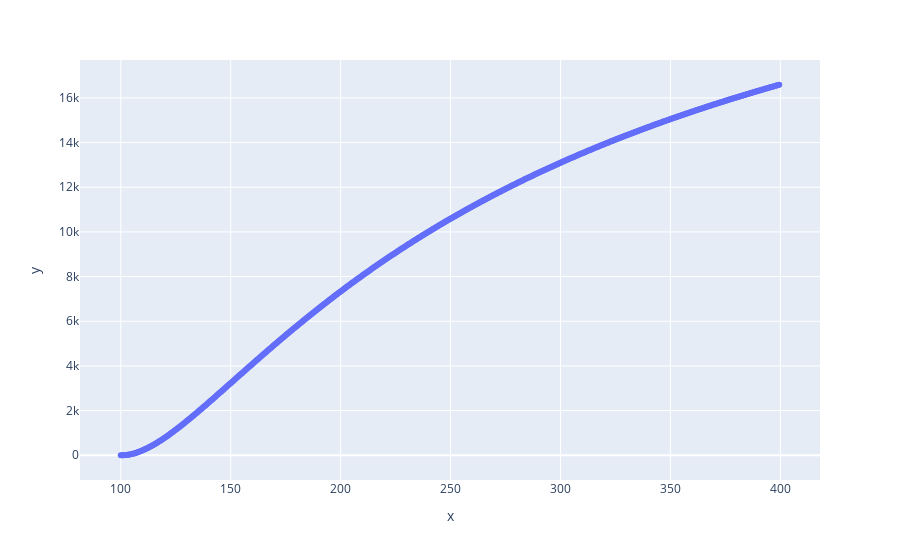

The cell this chart's notebook holds for it:
### Code cell
px.scatter(x=df['C'],y=df['j'])

### Figure 1 — Plotly figure (JSON) as saved in the notebook; plotly's stock layout.template omitted (floating-point values rounded to 4 significant figures; data arrays with more than 128 entries replaced by an {"elided": "..."} marker saying what was removed)
{"data": [{"hovertemplate": "x=%{x}<br>y=%{y}<extra></extra>", "legendgroup": "", "marker": {"color": "#636efa", "symbol": "circle"}, "mode": "markers", "name": "", "orientation": "v", "showlegend": false, "type": "scatter", "x": {"elided": "600 float values"}, "xaxis": "x", "y": {"elided": "600 float values"}, "yaxis": "y"}], "layout": {"legend": {"tracegroupgap": 0}, "margin": {"t": 60}, "xaxis": {"anchor": "y", "domain": [0, 1], "title": {"text": "x"}}, "yaxis": {"anchor": "x", "domain": [0, 1], "title": {"text": "y"}}}}
